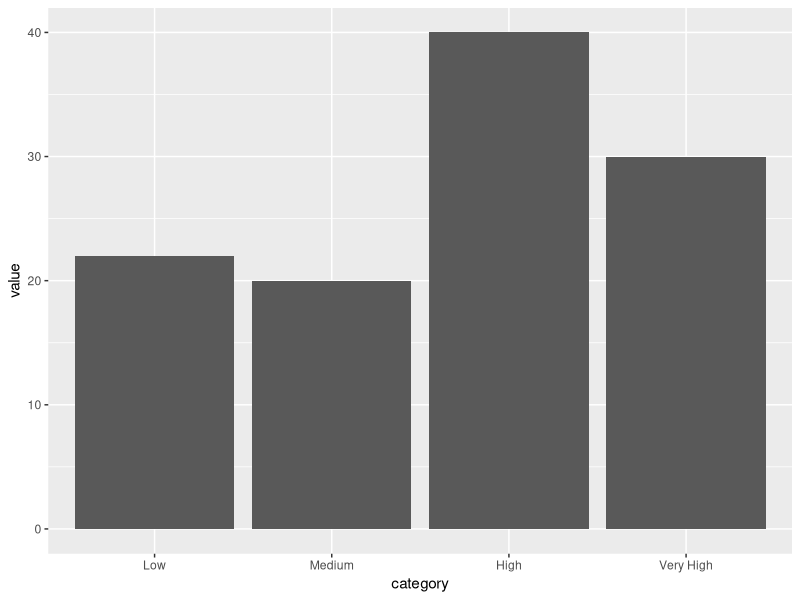

Write R code to recreate this figure.
## ---- chunk 1
#| echo: true
#| eval: true

library(ggplot2)

# Specify levels explicitly
category_df <- data.frame(
  category = c("Low", "Medium", "High", "Very High", "Low", "High"),
  value = c(10, 20, 15, 30, 12, 25)
)

category_df$category <- factor(category_df$category,
                       levels = c("Low", "Medium", "High", "Very High"))

# Now plots will use this order!
ggplot(category_df, aes(x = category, y = value)) +
  geom_col()
